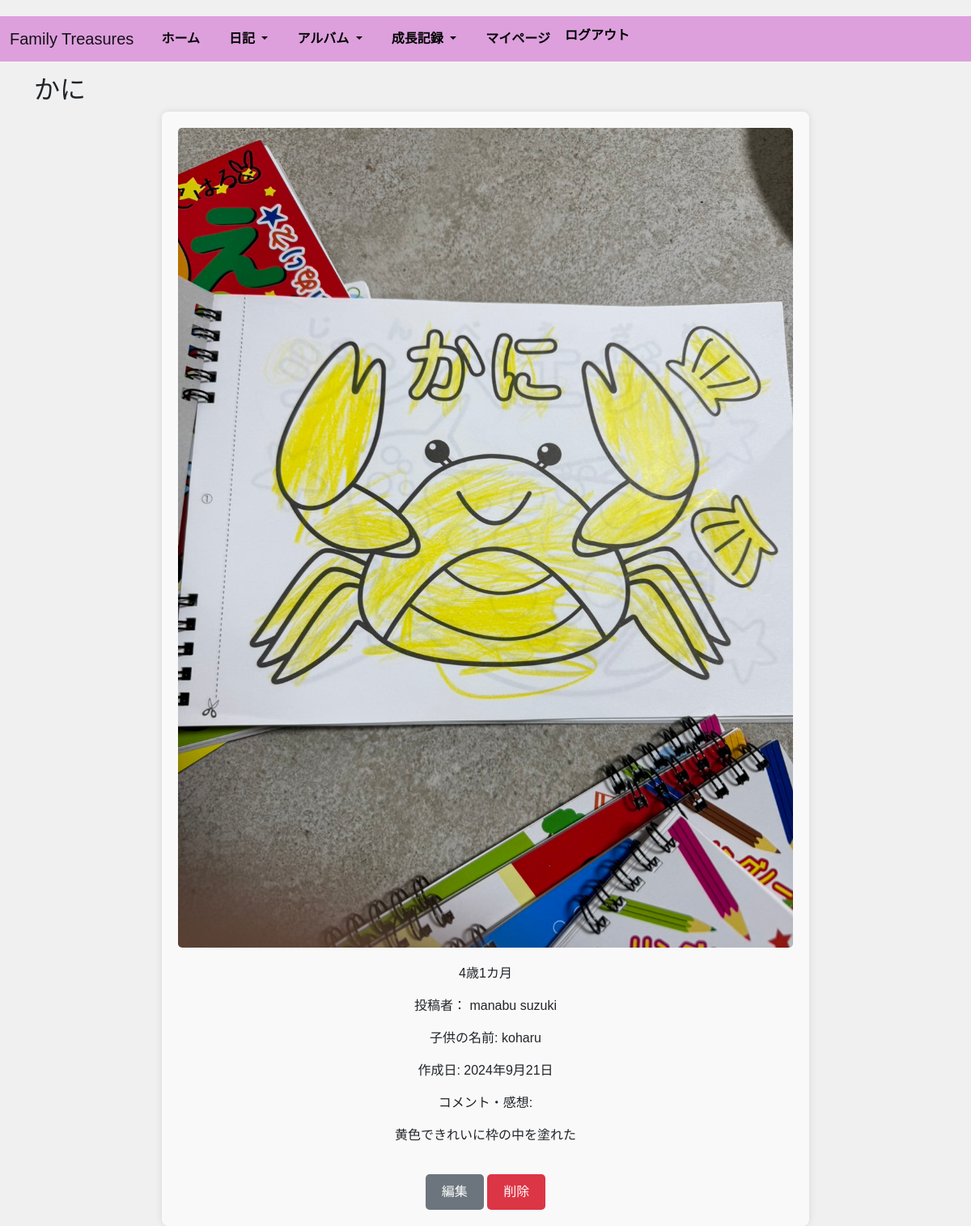
Screenshot of /app/artwork/13/ (signed in) with the database file from the repository.
### app/models.py (models this page shows, shortened)
class Artwork(models.Model):
    user = models.ForeignKey(settings.AUTH_USER_MODEL, on_delete=models.CASCADE)
    child = models.ForeignKey('Children', on_delete=models.CASCADE)
    image = models.ImageField(upload_to='artworks/')
    title = models.CharField(max_length=100)
    comment = models.TextField()
    creation_date = models.DateField(default=timezone.now)
    created_at = models.DateTimeField(auto_now_add=True)
    updated_at = models.DateTimeField(auto_now=True)

class User(AbstractBaseUser, PermissionsMixin):
    household = models.ForeignKey('Household', on_delete=models.SET_NULL, null=True, blank=True)
    user_name = models.CharField(max_length=255, unique=True)
    email = models.EmailField(max_length=255, unique=True)
    is_active = models.BooleanField(default=True)
    is_staff = models.BooleanField(default=False)
    image_url = models.ImageField(upload_to='profile_images/', null=True, blank=True)
    created_at = models.DateTimeField(auto_now_add=True)
    updated_at = models.DateTimeField(auto_now=True)
    USERNAME_FIELD = "user_name" #このテーブルのレコードを一意に識別
    EMAIL_FIELD = "email"
    REQUIRED_FIELDS = ["email"]#スーパーユーザー作成時に使用
    objects = UserManager()
    class Meta:
        db_table = "users"

class Children(models.Model):
    household = models.ForeignKey('Household', on_delete=models.CASCADE, null=True, blank=True)
    child_name = models.CharField(max_length=255)
    birthdate = models.DateField()
    created_at = models.DateTimeField(auto_now_add=True)
    updated_at = models.DateTimeField(auto_now=True)
    class Meta:
        db_table = 'children'

### app/views.py (the view)
# urls.py: path('artwork/<int:pk>/', ArtworkDetailView.as_view(), name='artwork_detail'),
class ArtworkDetailView(LoginRequiredMixin, View):
    template_name = 'artwork_detail.html'
    def get(self, request, pk):
        artwork = get_object_or_404(Artwork, pk=pk,user__household=request.user.household)
        def calculate_age(birthdate, creation_date):
            age = relativedelta(creation_date, birthdate)
            return age.years, age.months
        birthdate = artwork.child.birthdate
        creation_date = artwork.creation_date
        age_years, age_months = calculate_age(birthdate, creation_date)
        context = {
            'artwork': artwork,
            'age_years': age_years,
            'age_months': age_months,
        }
        return render(request, self.template_name, context)

### templates/artwork_detail.html (shortened to what this page needs)
{% extends 'base.html' %}
{% block content %}
  {% load static %}
  <link rel="stylesheet" href="{% static 'css/artwork_detail.css' %}">
  <h2>{{ artwork.title }}</h2>
  <div class="artwork-detail">
    {% if artwork.image %}
      <img src="{{ artwork.image.url }}" alt="{{ artwork.title }}">
      <p>{{ age_years }}歳{{ age_months }}カ月</p>
    {% endif %}
    <p>投稿者： {{ artwork.user.user_name }}</p>
    <p>子供の名前: {{ artwork.child.child_name }}</p>
    <p>作成日: {{ artwork.creation_date }}</p>
    <p>コメント・感想:</p>
    <p>{{ artwork.comment }}</p>
    <a href="{% url 'app:artwork_edit' artwork.id %}" class="btn btn-secondary">編集</a>
    <form action="{% url 'app:artwork_delete' artwork.id %}" method="post" style="display:inline;">
      <button type="submit" class="btn btn-danger">削除</button>
    </form>
  </div>
{% endblock %}

### static/css/styles.css (style rules this page uses)
body { font-family: Arial, sans-serif; background-color: #f0f0f0; margin: 0; padding-top: 20px; }

### static/css/artwork_detail.css (style rules this page uses)
.artwork-detail { max-width: 800px; margin: 0 auto; padding: 20px; background-color: #f9f9f9; border-radius: 8px; box-shadow: 0 0 10px rgba(0, 0, 0, 0.1); text-align: center; }
.artwork-detail img { max-width: 100%; height: auto; border-radius: 5px; margin-bottom: 20px; }
.artwork-detail .btn { display: inline-block; padding: 10px 20px; margin-top: 20px; font-size: 16px; color: #fff; border: none; border-radius: 5px; cursor: pointer; transition: background-color 0.3s; }
.artwork-detail .btn-secondary { background-color: #6c757d; }
.artwork-detail .btn-danger { background-color: #dc3545; }

### rows the page displays
Artwork: title "かに", image (picture), user.user_name "manabu suzuki", child.child_name "koharu", creation_date "2024年9月21日", comment "黄色できれいに枠の中を塗れた"

### other values shown
{{ age_years }} "4"
{{ age_months }} "1"
